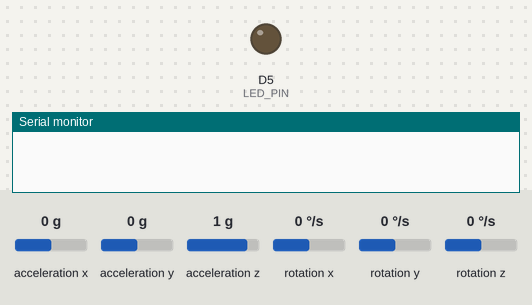
The sketch below on a simulated ESP8266 (NodeMCU). Shown: output pins drawn as LEDs (lit = HIGH), the last lines printed to the serial monitor. Wiring (inferred from the names in the program): MPU-9250 motion sensor at I2C address 0x68. Inputs (shaded band) come from the test bench; at power-on: acceleration x 0 g, acceleration y 0 g, acceleration z 1 g, rotation x 0 °/s, rotation y 0 °/s, rotation z 0 °/s.

Above: at 0.3 s.
At 2.1 s:
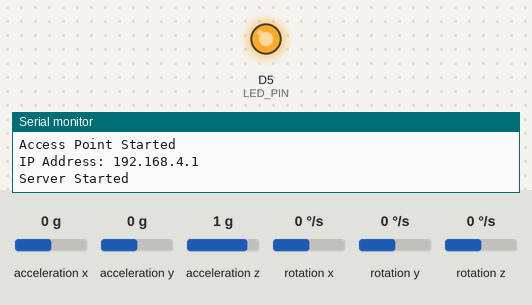
Timing chart, 0 to 3.6 s (numbered marks = the images above):
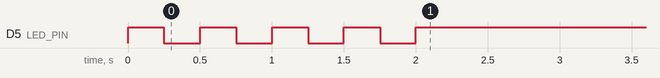

The sketch:

IMU_AP_mode.ino
```cpp
#include <Wire.h> // Include the Wire library for I2C communication
#include <ESPAsyncWebServer.h> // Include ESPAsyncWebServer library for asynchronous communication
#include <ESP8266WiFi.h> // Include ESP8266 WiFi library

#define MPU9250_IMU_ADDRESS 0x68 // MPU-9250 I2C address
#define GYRO_FULL_SCALE_1000_DPS 0x10 // Gyroscope full scale range (1000 dps)
#define ACC_FULL_SCALE_2G 0x00 // Accelerometer full scale range (2G)
#define LED_PIN D5           // LED pin for indicating calibration status

// WiFi credentials
const char* ssid = "IMU_AP_MODE";
const char* password = "12345678";

AsyncWebServer server(80); // Create an asynchronous server on port 80

// Raw data structures for sensor readings
struct gyroscope_raw {
  int16_t x, y, z; // X, Y, Z axis readings for the gyroscope
} gyroscope;

struct accelerometer_raw {
  int16_t x, y, z; // X, Y, Z axis readings for the accelerometer
} accelerometer;

// Offset values for calibration
float gyroOffsetX = 0, gyroOffsetY = 0, gyroOffsetZ = 0;
float accelOffsetX = 0, accelOffsetY = 0, accelOffsetZ = 0;

void I2CwriteByte(uint8_t address, uint8_t registerAddress, uint8_t data);
void I2CreadBytes(uint8_t address, uint8_t registerAddress, uint8_t count, uint8_t * dest);
void configureMPU9250();
void calibrateSensors();
void readAccelerometer();
void readGyroscope();
String getIMUData();

void setup() {
  Wire.begin(); // Initialize I2C communication
  Wire.setClock(400000); // Set I2C clock rate to 400kHz for better performance
  Serial.begin(115200); // Start serial communication for debugging with a baud rate of 115200
  pinMode(LED_PIN, OUTPUT); // Set LED pin as output for indicating calibration status

  configureMPU9250(); // Configure MPU-9250 settings
  calibrateSensors(); // Perform calibration

  // Set up WiFi in AP mode
  WiFi.softAP(ssid, password); // Start WiFi in AP mode
  Serial.println("Access Point Started");
  Serial.print("IP Address: ");
  Serial.println(WiFi.softAPIP()); // Print the IP address

  // Set up server routes
  server.on("/", HTTP_GET, [](AsyncWebServerRequest *request){
    request->send_P(200, "text/html", R"rawliteral(
    <!DOCTYPE HTML><html>
    <head>
      <title>IMU Data</title>
      <meta name="viewport" content="width=device-width, initial-scale=1">
      <script>
      function fetchData() {
        fetch('/imu').then(response => response.json()).then(data => {
          document.getElementById('accel').innerText = `ACCEL: X: ${data.accelX} Y: ${data.accelY} Z: ${data.accelZ}`;
          document.getElementById('gyro').innerText = `GYRO: X: ${data.gyroX} Y: ${data.gyroY} Z: ${data.gyroZ}`;
        });
      }
      window.onload = function () {
        setInterval(fetchData, 1000);
      };
      </script>
    </head>
    <body>
      <h1>IMU Data from ESP8266</h1>
      <p id="accel">ACCEL: X: 0 Y: 0 Z: 0</p>
      <p id="gyro">GYRO: X: 0 Y: 0 Z: 0</p>
    </body>
    </html>
    )rawliteral");
  });

  server.on("/imu", HTTP_GET, [](AsyncWebServerRequest *request){
    request->send(200, "application/json", getIMUData());
  });

  server.begin(); // Start the server
  Serial.println("Server Started");
}

void loop() {
  // No need for code here as AsyncWebServer handles requests asynchronously
}

// Function to write a byte of data to a specific I2C register
void I2CwriteByte(uint8_t address, uint8_t registerAddress, uint8_t data) {
  Wire.beginTransmission(address); // Start communication with the specified I2C address
  Wire.write(registerAddress); // Specify the register to write to
  Wire.write(data); // Write the data to the specified register
  Wire.endTransmission(); // End the transmission
}

// Function to read a specified number of bytes from a specific I2C register
void I2CreadBytes(uint8_t address, uint8_t registerAddress, uint8_t count, uint8_t * dest) {
  Wire.beginTransmission(address); // Start communication with the specified I2C address
  Wire.write(registerAddress); // Specify the register to read from
  Wire.endTransmission(false); // End transmission but keep the connection active for reading
  Wire.requestFrom(address, count); // Request the specified number of bytes from the device
  for (uint8_t i = 0; i < count; i++) {
    dest[i] = Wire.read(); // Read each byte and store it in the destination array
  }
}

// Function to configure MPU-9250 settings
void configureMPU9250() {
  // Configure MPU-9250 gyro and accelerometer ranges
  I2CwriteByte(MPU9250_IMU_ADDRESS, 27, GYRO_FULL_SCALE_1000_DPS); // Set gyroscope range to 1000 dps
  I2CwriteByte(MPU9250_IMU_ADDRESS, 28, ACC_FULL_SCALE_2G); // Set accelerometer range to 2G
}

// Function to calibrate sensors
void calibrateSensors() {
  unsigned long startTime = millis();
  int sampleCount = 0;
  long gyroSumX = 0, gyroSumY = 0, gyroSumZ = 0;
  long accelSumX = 0, accelSumY = 0, accelSumZ = 0;

  while (millis() - startTime < 2000) { // Calibrate for 2 seconds
    digitalWrite(LED_PIN, millis() % 500 < 250 ? HIGH : LOW); // Blink LED during calibration

    readAccelerometer();
    readGyroscope();

    // Accumulate readings for averaging
    gyroSumX += gyroscope.x;
    gyroSumY += gyroscope.y;
    gyroSumZ += gyroscope.z;
    accelSumX += accelerometer.x;
    accelSumY += accelerometer.y;
    accelSumZ += accelerometer.z;
    sampleCount++;
  }

  // Calculate offsets by averaging the accumulated readings
  gyroOffsetX = gyroSumX / (float)sampleCount;
  gyroOffsetY = gyroSumY / (float)sampleCount;
  gyroOffsetZ = gyroSumZ / (float)sampleCount;
  accelOffsetX = accelSumX / (float)sampleCount;
  accelOffsetY = accelSumY / (float)sampleCount;
  accelOffsetZ = accelSumZ / (float)sampleCount;

  // Turn LED on to indicate end of calibration
  digitalWrite(LED_PIN, HIGH);
}

// Function to read accelerometer data
void readAccelerometer() {
  uint8_t rawData[6]; // Array to hold raw accelerometer data (6 bytes)
  I2CreadBytes(MPU9250_IMU_ADDRESS, 0x3B, 6, rawData); // Read 6 bytes starting from ACCEL_XOUT_H (accelerometer data)
  accelerometer.x = (int16_t)((rawData[0] << 8) | rawData[1]); // Combine high and low bytes for X-axis
  accelerometer.y = (int16_t)((rawData[2] << 8) | rawData[3]); // Combine high and low bytes for Y-axis
  accelerometer.z = (int16_t)((rawData[4] << 8) | rawData[5]); // Combine high and low bytes for Z-axis

  // Adjust accelerometer readings with calibration offsets
  accelerometer.x -= accelOffsetX;
  accelerometer.y -= accelOffsetY;
  accelerometer.z -= accelOffsetZ;
}

// Function to read gyroscope data
void readGyroscope() {
  uint8_t rawData[6]; // Array to hold raw gyroscope data (6 bytes)
  I2CreadBytes(MPU9250_IMU_ADDRESS, 0x43, 6, rawData); // Read 6 bytes starting from GYRO_XOUT_H (gyroscope data)
  gyroscope.x = (int16_t)((rawData[0] << 8) | rawData[1]); // Combine high and low bytes for X-axis
  gyroscope.y = (int16_t)((rawData[2] << 8) | rawData[3]); // Combine high and low bytes for Y-axis
  gyroscope.z = (int16_t)((rawData[4] << 8) | rawData[5]); // Combine high and low bytes for Z-axis

  // Adjust gyroscope readings with calibration offsets
  gyroscope.x -= gyroOffsetX;
  gyroscope.y -= gyroOffsetY;
  gyroscope.z -= gyroOffsetZ;
}

// Function to get IMU data in JSON format
String getIMUData() {
  String json = "{";
  json += "\"accelX\":" + String(accelerometer.x) + ",";
  json += "\"accelY\":" + String(accelerometer.y) + ",";
  json += "\"accelZ\":" + String(accelerometer.z) + ",";
  json += "\"gyroX\":" + String(gyroscope.x) + ",";
  json += "\"gyroY\":" + String(gyroscope.y) + ",";
  json += "\"gyroZ\":" + String(gyroscope.z);
  json += "}";
  return json;
}
```
